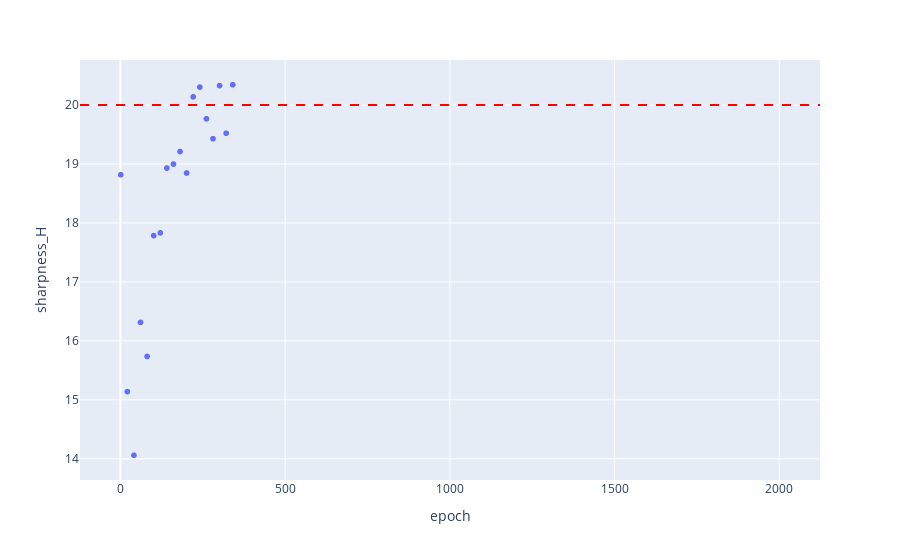

Source (notebook cell):
### Code cell
import plotly.express as px

fig = px.scatter(out, x='epoch', y='sharpness_H')
fig.add_hline(y=2/learning_rate, line_dash="dash", line_color="red")
fig.show()

### Figure 1 — Plotly figure (JSON) as saved in the notebook; plotly's stock layout.template omitted (floating-point values rounded to 4 significant figures; data arrays with more than 128 entries replaced by an {"elided": "..."} marker saying what was removed)
{"data": [{"hovertemplate": "epoch=%{x}<br>sharpness_H=%{y}<extra></extra>", "legendgroup": "", "marker": {"color": "#636efa", "symbol": "circle"}, "mode": "markers", "name": "", "showlegend": false, "x": {"elided": "2000 int values"}, "xaxis": "x", "y": {"elided": "2000 float values"}, "yaxis": "y", "type": "scattergl"}], "layout": {"xaxis": {"anchor": "y", "domain": [0.0, 1.0], "title": {"text": "epoch"}}, "yaxis": {"anchor": "x", "domain": [0.0, 1.0], "title": {"text": "sharpness_H"}}, "legend": {"tracegroupgap": 0}, "margin": {"t": 60}, "shapes": [{"line": {"color": "red", "dash": "dash"}, "type": "line", "x0": 0, "x1": 1, "xref": "x domain", "y0": 20.0, "y1": 20.0, "yref": "y"}]}}
